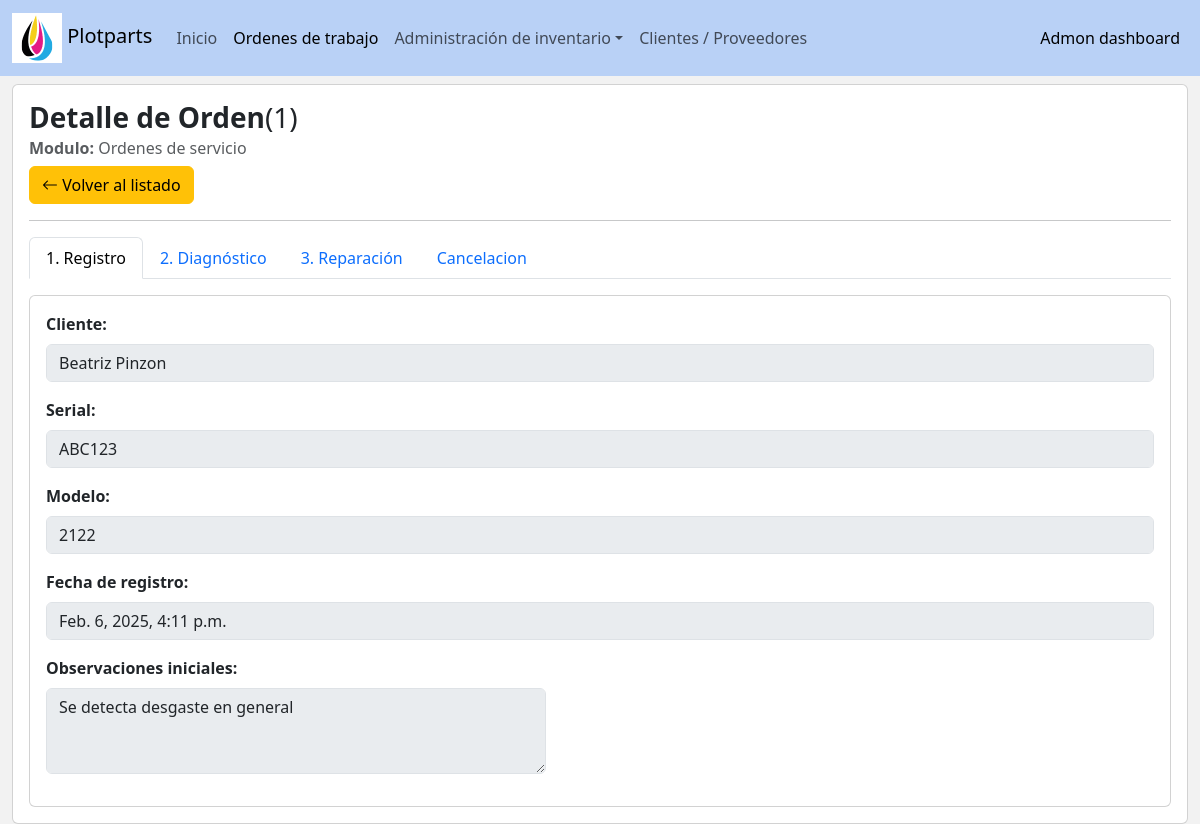
Screenshot of /service_orders/detail/1 with the database file from the repository.
### service_order/models.py (models this page shows, shortened)
class ServiceOrder(models.Model):
    customer = models.ForeignKey(verbose_name='Cliente',to=Asset, on_delete=models.PROTECT)
    serial = models.CharField(verbose_name='Numero de serie', max_length=50)
    model = models.CharField(verbose_name='Modelo', max_length=50)
    flowStatus = models.IntegerField(verbose_name='Estado de la orden',choices=ServiceOrder_Flowtatus.choices, default=ServiceOrder_Flowtatus.pendingDiagnose)
    registry_comments = models.TextField(verbose_name='Observaciones iniciales', blank=False)
    diagnose_date = models.DateTimeField(verbose_name='Fecha de diagnóstico', blank=False, null=True)
    diagnose_comments = models.TextField(verbose_name='Observaciones de diagnostico', blank=False, null=True)
    repair_date = models.DateTimeField(verbose_name='Fecha de reparación', blank=False, null=True)
    repair_comments = models.TextField(verbose_name='Observaciones de reparación', blank=False, null=True)
    cancel_date = models.DateTimeField(verbose_name='Fecha de cancelación', blank=False, null=True)
    cancel_comments = models.TextField(verbose_name='Motivo de cancelación', blank=False, null=True)
    consumables_total = models.FloatField(verbose_name='Total de consumibles', default=0)
    status = models.IntegerField(verbose_name='Estado',choices=ServiceOrder_status.choices, default=ServiceOrder_status.enable)
    services_total = models.FloatField(verbose_name='Total del servicio', default=0)
    services_description = models.TextField(verbose_name='Observaciones del servicio', blank=False, null=True)
    createtime = models.DateTimeField(verbose_name='Fecha de creación', auto_now_add=True)
    updatetime = models.DateTimeField(verbose_name='Fecha de ultima actualización', auto_now=True)
    class Meta():
        verbose_name = "Order"
        verbose_name_plural = "Orders"
        ordering = ['id']

### assets/models.py (models this page shows)
class Asset(models.Model):
    class AssetTypes(models.IntegerChoices):
        customer = (1,'Cliente')
        supplier = (2,'Proveedor')
        __empty__ = ('-- Tipo de Asset --')
    class AssetDocumentTypes(models.IntegerChoices):
        nit = (1,'NIT')
        local_id = (2,'CC')
        __empty__ = ('-- Tipo de documento --')
    class AssetStatus(models.IntegerChoices):
        enable = (1,'Activo')
        disable = (0,'Inactivo')
    name = models.CharField(verbose_name='Nombre',max_length=200)
    type = models.IntegerField(verbose_name='Tipo',choices=AssetTypes)
    document_type = models.IntegerField(verbose_name='Tipo de documento',choices=AssetDocumentTypes.choices)
    document_id = models.CharField(verbose_name='Numero de documento',max_length=200,unique=True)
    email = models.EmailField(verbose_name='Correo electrónico',max_length=200)
    phone = models.CharField(verbose_name='Teléfono de contacto',max_length=200)
    extra_info = models.TextField(verbose_name='Información adicional',max_length=500,blank=True)
    createtime = models.DateTimeField(verbose_name='Fecha/Hora de creación', auto_now_add=True)
    updatetime = models.DateTimeField(verbose_name='Fecha/Hora ultima actualización', auto_now=True)
    status = models.IntegerField(verbose_name='Estado',choices=AssetStatus.choices,default=AssetStatus.enable)
    class Meta:
        verbose_name = 'Asset'
        verbose_name_plural = 'Assets'
        ordering = ['name']
    def __str__(self):
        return str(self.name)

### service_order/views.py (the view)
class ServiceOrder_DetailView(DetailView):
    model = ServiceOrder
    template_name = 'service_order/serviceOrder_details.html'
    context_object_name = 'serviceOrder '
    def get_context_data(self, **kwargs):
        context = super().get_context_data(**kwargs)
        context['active_link'] = 'service_orders'
        context['serviceOrder'] = self.object
        return context

### service_order/templates/service_order/serviceOrder_details.html (shortened to what this page needs)
{% extends 'base_adminv2.html' %}
{% load utils %}
{% block body %}
    <div class='row'>
        <div class="col-lg-12">
            <div class="card">
                <div class="card-body">
                    <h3 class='card-title'><strong>Detalle de Orden</strong>({{serviceOrder.id}})</h3>
                    <h6 class="card-subtitle mb-2 text-muted"> <strong>Modulo:</strong> Ordenes de servicio</h6>
                        <a href='{% url "service_orders:grid" %}' class="btn btn-warning"><i class="bi bi-arrow-left"></i> Volver al listado</a>
                    <hr>
                    <ul class="nav nav-tabs">
                        <li class="nav-item" role="presentation">
                            <button type="button" class="nav-link active" id="new_resource_btn" data-bs-toggle="tab" data-bs-target="#add_resource">1. Registro</button>
                        </li>
                        <li class="nav-item">
                            <button type="button" class="nav-link" id="diagnose_btn" data-bs-toggle="tab" data-bs-target="#diagnose_resource">2. Diagnóstico</button>
                        </li>
                        <li class="nav-item">
                            <button type="button" class="nav-link" id="fix_btn" data-bs-toggle="tab" data-bs-target="#fix_resource">3. Reparación</button>
                        </li>
                        <li class="nav-item">
                            <button type="button" class="nav-link" id="fix_btn" data-bs-toggle="tab" data-bs-target="#cancel_resource">Cancelacion</button>
                        </li>
                    </ul>
                    <div class="tab-content">
                        <div id="add_resource" class="tab-pane fade show active mt-3" role="tabpanel">
                            <div class="card card-body">
                                <div class='mb-3'>
                                    <label class='form-label fw-bold'>Cliente:</label>
                                    <input type="text" class="form-control" disabled value='{{serviceOrder.customer}}'>
                                </div>
                                <div class='mb-3'>
                                    <label class='form-label fw-bold'>Serial:</label>
                                    <input type="text" class="form-control" disabled value='{{serviceOrder.serial}}'>
                                </div>
                                <div class='mb-3'>
                                    <label class='form-label fw-bold'>Modelo:</label>
                                    <input type="text" class="form-control" disabled value='{{serviceOrder.model}}'>
                                </div>
                                <div class='mb-3'>
                                    <label class='form-label fw-bold'>Fecha de registro:</label>
                                    <input type="text" class="form-control" disabled value='{{serviceOrder.createtime}}'>
                                </div>
                                <div class="mb-3">
                                    <label class='form-label fw-bold'>Observaciones iniciales:</label>
                                    <textarea cols="40" rows="3" class="form-control" style="max-width:500px;" maxlength="300" disabled>{{serviceOrder.registry_comments}}</textarea>
                                </div>
                            </div>
                        </div>
                    </div>
                </div>
            </div>
        </div>
    </div>
{% endblock body %}

### templates/base_adminv2.html (style rules this page uses)
body { background-color:#f2f2f2; }

### rows the page displays
ServiceOrder: id "1", customer "Beatriz Pinzon", serial "ABC123", model "2122", createtime "Feb. 6, 2025, 4:11 p.m.", registry_comments "Se detecta desgaste en general"
